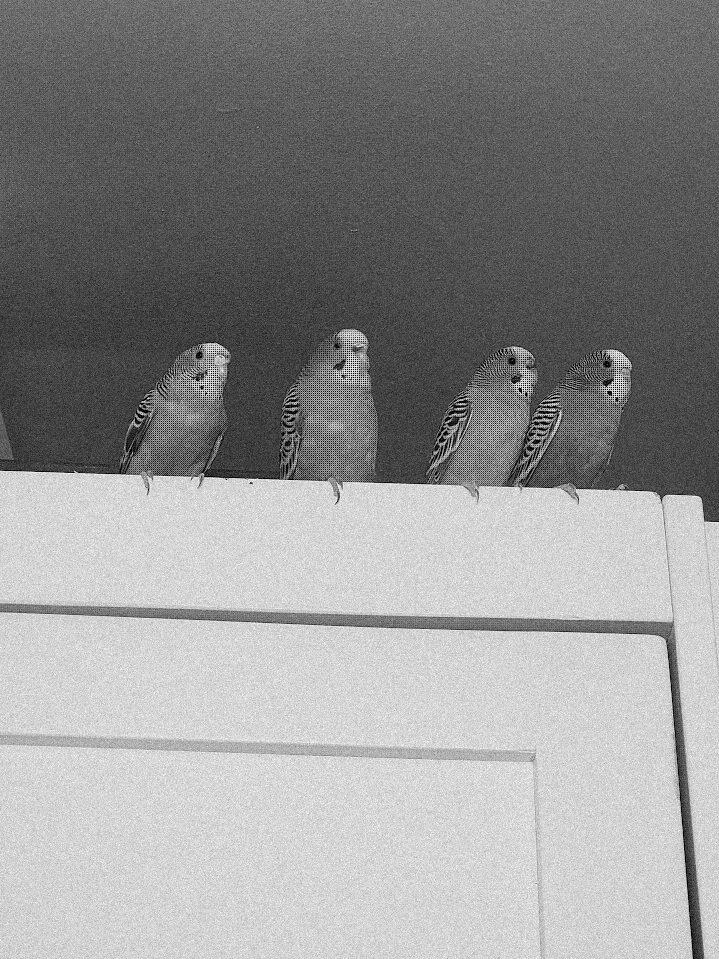
#> input picture images/mosaiced_noise/bird-white.png, 719 x 959 px
$ python -i demosaic.py   (imports and definitions only)   (older library calls are emulated)
#> lines starting #> are read from the running program, lines starting #| are printed output that depends on the picture
#> further down, picture is the input picture: shape (959, 719, 3); min 0, max 255, mean 147
from typing import Tuple
import numpy as np
from scipy.ndimage import convolve
import matplotlib.pyplot as plt
import cv2
import math
from scipy.signal import convolve2d
import torch
import torch.optim as optim
from scipy.ndimage import convolve1d


def clip_histogram(hist, clip_limit):
    clipped_hist = np.minimum(hist, clip_limit)
    excess = hist - clip_limit
    clipped_hist[:-1] += excess[1:]
    clipped_hist[1:] += excess[:-1]
    return clipped_hist

def compute_cdf(hist):
    cdf = hist.cumsum()
    return cdf / cdf[-1]

def clahe_custom(image, clip_limit=2.0, grid_size=(8, 8), overlap_ratio=5):
#> called with clip_limit = 2, grid_size = (8, 8), overlap_ratio = 5
    lab_image = cv2.cvtColor(image, cv2.COLOR_BGR2LAB)
#> lab_image: shape (959, 719, 3); mean of channels 0, 1, 2 152.7, 128, 128
    l_channel, a_channel, b_channel = cv2.split(lab_image)
#> a_channel: shape (959, 719); every value is 128

    tile_height = l_channel.shape[0] // grid_size[0]
#> tile_height = 119
    tile_width = l_channel.shape[1] // grid_size[1]
#> tile_width = 89

    overlap_height = int(tile_height * overlap_ratio)
#> overlap_height = 595
    overlap_width = int(tile_width * overlap_ratio)
#> overlap_width = 445

    l_channel_clahe = np.zeros_like(l_channel)

    # Iterate over each tile with overlap
    for i in range(grid_size[0]):
        for j in range(grid_size[1]):
            # Define the tile region
            y_start = i * tile_height - min(i, 1) * overlap_height
            y_end = (i + 1) * tile_height + min(grid_size[0] - i - 1, 1) * overlap_height
            x_start = j * tile_width - min(j, 1) * overlap_width
            x_end = (j + 1) * tile_width + min(grid_size[1] - j - 1, 1) * overlap_width

            tile = l_channel[y_start:y_end, x_start:x_end]

            hist, _ = np.histogram(tile.flatten(), bins=256, range=[0, 256])

            hist_clipped = clip_histogram(hist, clip_limit)

            cdf = compute_cdf(hist_clipped)
            tile_equalized = np.interp(tile.flatten(), np.arange(256), 255 * cdf).reshape(tile.shape)
            l_channel_clahe[y_start:y_end, x_start:x_end] = tile_equalized
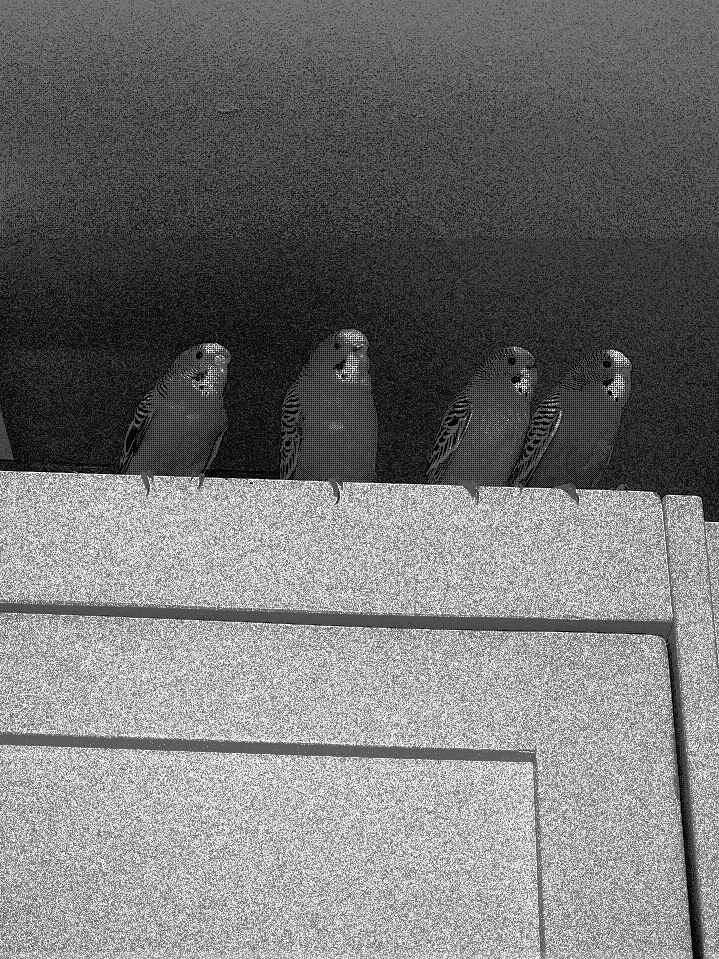
#> l_channel_clahe: shape (959, 719); min 0, max 255, mean 117.2

    clahe_lab_image = cv2.merge((l_channel_clahe, a_channel, b_channel))
#> clahe_lab_image: shape (959, 719, 3); mean of channels 0, 1, 2 117.2, 128, 128
    clahe_image = cv2.cvtColor(clahe_lab_image, cv2.COLOR_LAB2BGR)

    return clahe_image


# [139 lines left out: functions clahe2, gray_world_white_balance, create_bayer_masks, mean_squared_error, demosaic, not called in this run]


patternB = ['Bbest-rggb','dirtyred', ]
patternA = ['Abest-rggb', 'dirtygreen']
# [6 lines not run here, left out]
name = ['bird.png', 'truck.png','snow-dog.png','bird-white.png','kodim05.png']
#gbrg
# [1 line not run here, left out]

>>> import cv2
>>> picture = cv2.imread('../images/mosaiced_noise/bird-white.png')
>>> result = clahe_custom(picture)

$ run again, on images/mosaiced/snow-dog.png
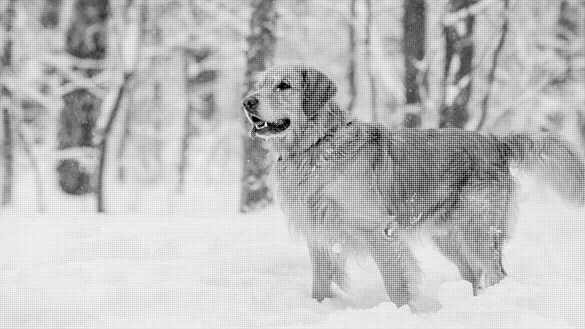
#> input picture images/mosaiced/snow-dog.png, 585 x 329 px
#> picture is the input picture: shape (329, 585, 3); min 0, max 255, mean 189.1
#> lab_image: shape (329, 585, 3); mean of channels 0, 1, 2 194.6, 128, 128
#> a_channel: shape (329, 585); every value is 128
#> after the loop in clahe_custom, `for i in range(grid_size[0]):`:
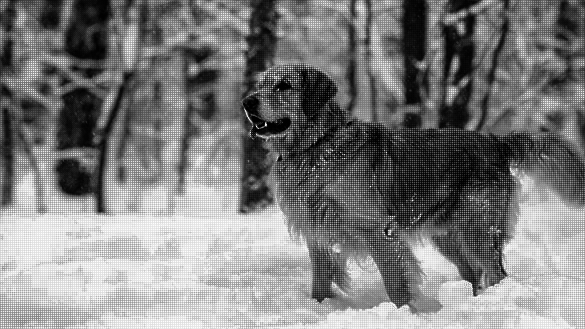
#> l_channel_clahe: shape (329, 585); min 0, max 255, mean 124.8
#> clahe_lab_image: shape (329, 585, 3); mean of channels 0, 1, 2 124.8, 128, 128
